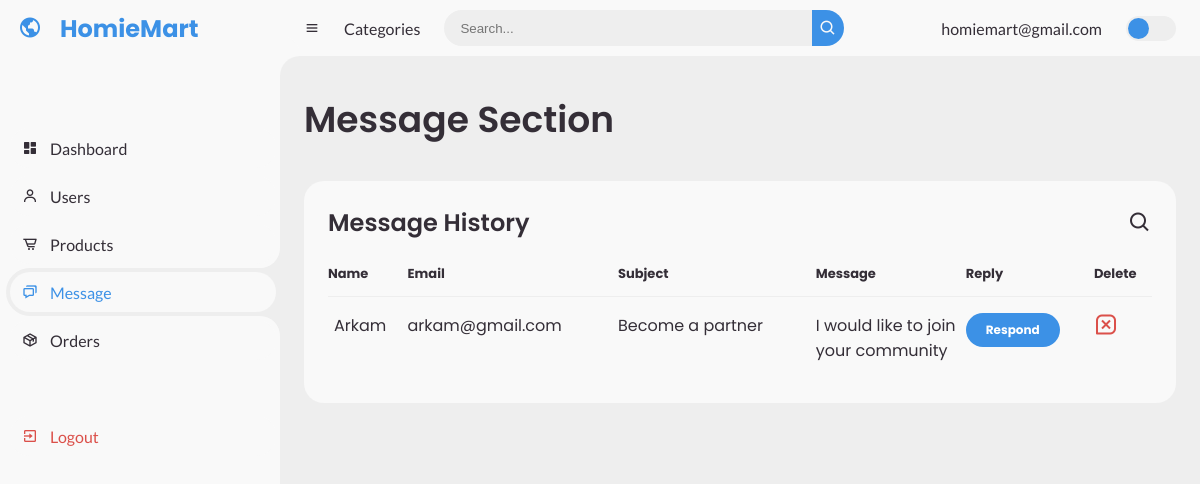
Page /HomieMart-Admin/message.php (signed in) on the committed database.
### tables this page shows
CREATE TABLE IF NOT EXISTS `admincontact` (
  `id` int NOT NULL AUTO_INCREMENT,
  `name` varchar(255) NOT NULL,
  `email` varchar(255) NOT NULL,
  `subject` varchar(255) NOT NULL,
  `message` text NOT NULL,
  `created_at` timestamp NULL DEFAULT CURRENT_TIMESTAMP,
  PRIMARY KEY (`id`)
);

### HomieMart-Admin/message.php (the view, shortened to what this page needs)
<?php
include 'db_connection.php';
?>
<!DOCTYPE html>
<html lang="en">
<head>
	<link href='https://unpkg.com/boxicons@2.0.9/css/boxicons.min.css' rel='stylesheet'>
	<link rel="stylesheet" href="message.css">
</head>
<body>
	<section id="sidebar">
		<a href="#" class="brand">
			<i class='bx bx-world'></i>
			<span class="text">HomieMart</span>
		</a>
		<ul class="side-menu top">
			<li>
				<a href="home.php">
					<i class='bx bxs-dashboard' ></i>
					<span class="text">Dashboard</span>
				</a>
			</li>
			<li>
				<a href="users.php">
					<i class='bx bx-user' ></i>
					<span class="text">Users</span>
				</a>
			</li>
			<li>
				<a href="product.php">
					<i class='bx bx-cart-alt'></i>
					<span class="text">Products</span>
				</a>
			</li>
			<li class="active">
				<a href="message.php">
					<i class='bx bx-chat'></i>
					<span class="text">Message</span>
				</a>
			</li>
			<li>
				<a href="order.php">
					<i class='bx bx-package'></i>
					<span class="text">Orders</span>
				</a>
			</li>
		</ul>
		<ul class="side-menu">
			<li>
				<a href="logoutadmin.php" class="logout">
					<i class='bx bx-exit'></i>
					<span class="text">Logout</span>
				</a>
			</li>
		</ul>
	</section>
	<section id="content">
		<nav>
			<i class='bx bx-menu' ></i>
			<a href="#" class="nav-link">Categories</a>
			<form action="#">
				<div class="form-input">
					<input type="search" placeholder="Search...">
					<button type="submit" class="search-btn"><i class='bx bx-search' ></i></button>
				</div>
			</form>
			<p class='profile'> <?php echo htmlspecialchars($_SESSION['admin_email']); ?></p>
			<label for="switch-mode" class="switch-mode"></label>
		</nav>
		<main>
			<div class="head-title">
				<div class="left">
					<h1>Message Section</h1>
				</div>
			</div>
			<div class="table-data">
				<div class="order">
					<div class="head">
						<h3>Message History</h3>
						<div class="search-container">
							<i class='bx bx-search search-icon'></i>
						</div>
					</div>
					<table>
						<thead>
							<tr>
								<th>Name</th>
								<th>Email</th>
								<th>Subject</th>
								<th>Message</th>
								<th>Reply</th>
								<th>Delete</th>
							</tr>
						</thead>
						<tbody id="productTable">
							<?php
								$query = "SELECT * FROM admincontact";
								$view_messages = mysqli_query($conn, $query);
								if (mysqli_num_rows($view_messages) > 0) {
									while ($row = mysqli_fetch_assoc($view_messages)) {
										$id = $row['id'];
										$name = $row['name'];
										$email = $row['email'];
										$subject = $row['subject'];
										$message = $row['message'];
										echo "<tr>";
										echo "<td>{$name}</td>";
										echo "<td>{$email}</td>";
										echo "<td>{$subject}</td>";
										echo "<td>{$message}</td>";
										echo "<td><span class='reply'>Respond</span></td>";
										echo "<td>";
										echo "<a href='?delete={$id}' onclick='return confirm(\"Are you sure you want to delete this entry?\")'> <i class='bx bx-message-square-x delete'></i> </a>";
										echo "</td>";
										echo "</tr>";
									}
								} else {
									echo "<tr><td colspan='6'>No messages found.</td></tr>";
								}
							?>
						</tbody>
					</table>
				</div>
			</div>
		</main>
	</section>
</body>
</html>

### HomieMart-Admin/message.php (style rules this page uses)
#content nav .profile { color: var(--dark); }
.search-container { display: flex; align-items: center; position: relative; }
.search-icon { cursor: pointer; font-size: 24px; margin-left: 10px; }

### rows in the picture
admincontact: name "Arkam", email "arkam@gmail.com", subject "Become a partner", message "I would like to join your community"

### other values in the picture
$_SESSION['admin_email'] "homiemart@gmail.com"
